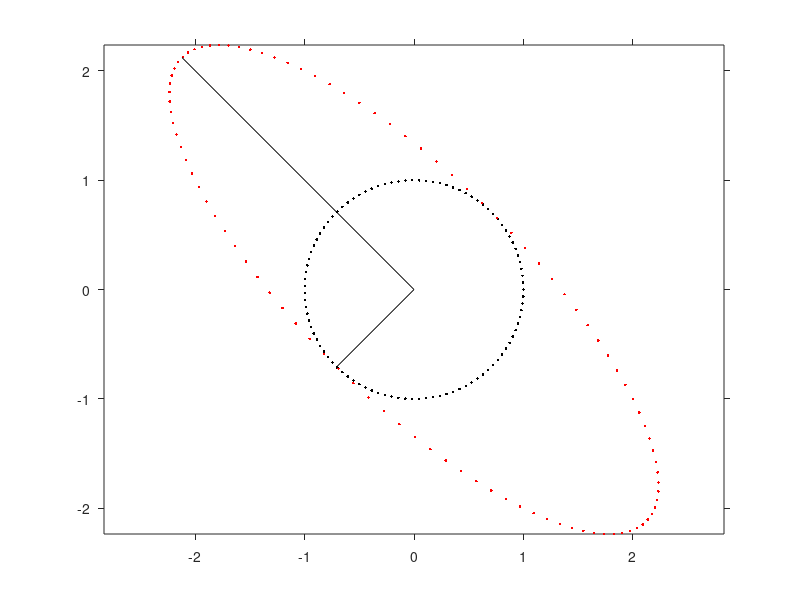
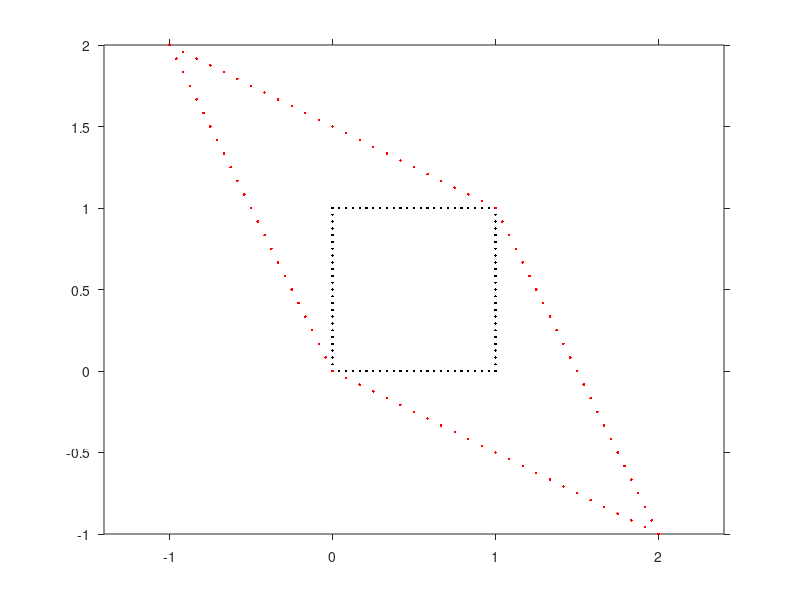

The MATLAB script that drew these images, in order:
%
%  Gabbiani & Cox, Mathematics for Neuroscientists
%
% distort.m
%
N = 100;
figure(1)
ang = linspace(0,2*pi,N);
x = [cos(ang); sin(ang)];	% a circle
plot(x(1,:),x(2,:),'k.')
hold on
B = [2 -1;-1 2];
y = B*x;			% a distorted circle
plot(y(1,:),y(2,:),'r.')
[V,D] = eig(B);
plot([0 D(1,1)*V(1,1)],[0 D(1,1)*V(2,1)],'k')
plot([0 D(2,2)*V(1,2)],[0 D(2,2)*V(2,2)],'k')
hold off
axis equal
set(gca,'tickdir','out')

figure(2)
t = linspace(0,1,25);
x = [t ones(1,25) fliplr(t) zeros(1,25)
     ones(1,25) fliplr(t) zeros(1,25) t];   % a square
plot(x(1,:),x(2,:),'k.')
hold on
B = [2 -1;-1 2];
y = B*x;				% a distorted square
plot(y(1,:),y(2,:),'r.') 
hold off
axis equal
set(gca,'tickdir','out')
